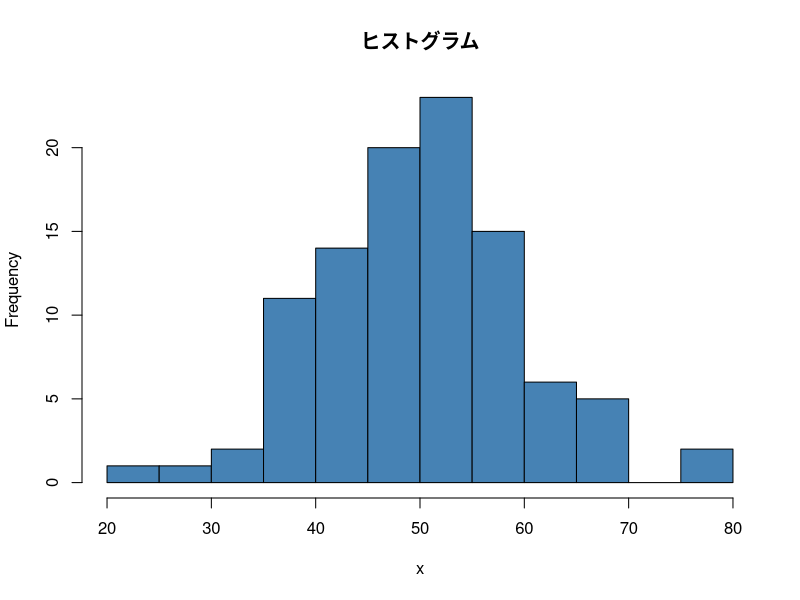
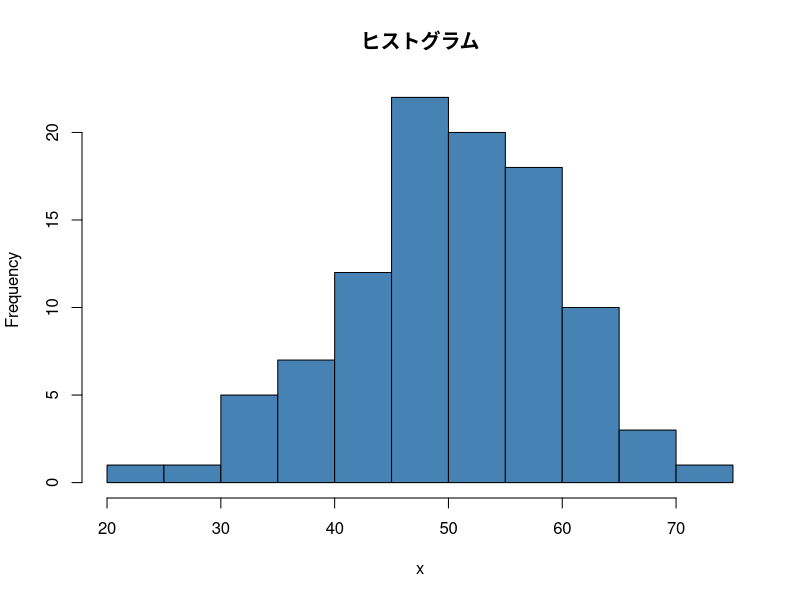

Recreate these plots in R, in order. (Note: this script raises an error after producing the figures.)
## ---- chunk 1
#| echo: true
#| fig-cap: "ヒストグラム"

# データ生成
x <- rnorm(100, mean = 50, sd = 10)

# 基本統計量
mean_x <- mean(x)
sd_x <- sd(x)

# ヒストグラム描画
hist(x, main = "ヒストグラム", col = "steelblue")
## ---- chunk 2
#| echo: true
#| fig-cap: "ヒストグラム"

x <- rnorm(100, mean = 50, sd = 10)
mean_x <- mean(x)
sd_x <- sd(x)
hist(x, main = "ヒストグラム", col = "steelblue")
## ---- chunk 3
#| echo: true
data <- rnorm(params$n, mean = params$mean, sd = params$sd)
hist(data, main = params$title, col = "tomato")
## ---- chunk 4
n <- 100
mu <- 50
sigma <- 10
data <- rnorm(n, mean = mu, sd = sigma)
hist(data, main = paste0("n = ", n, ", mean = ", mu, ", sd = ", sigma), col = "tomato")
## ---- chunk 5
#| include: false
total <- 1000
passed <- 850
rate <- passed / total * 100
## ---- chunk 6
#| include: false
total <- 1000
passed <- 850
rate <- passed / total * 100
## ---- chunk 7
#| echo: true          # コードを表示（デフォルト）
#| eval: true          # コードを実行（デフォルト）
#| include: true       # 出力を含める（デフォルト）
#| fig-cap: "図のタイトル"
#| fig-width: 6
#| fig-height: 4
#| column: margin      # 余白に配置
#| out-width: 80%      # 出力幅を制限
#| cache: true         # 結果をキャッシュ
plot(1:10)
## ---- chunk 8
#| echo: true
#| fig-cap: "通常配置（本文幅）"
#| column: screen
#| fig-width: 8
#| fig-height: 3
par(mar = c(3, 3, 2, 1))
barplot(1:5, col = "steelblue", main = "column: screen")
## ---- chunk 9
#| echo: false
#| fig-cap: "余白配置（column: margin）"
#| column: margin
#| fig-width: 4
#| fig-height: 3
par(mar = c(3, 3, 2, 1))
barplot(1:5, col = "tomato", main = "column: margin")
